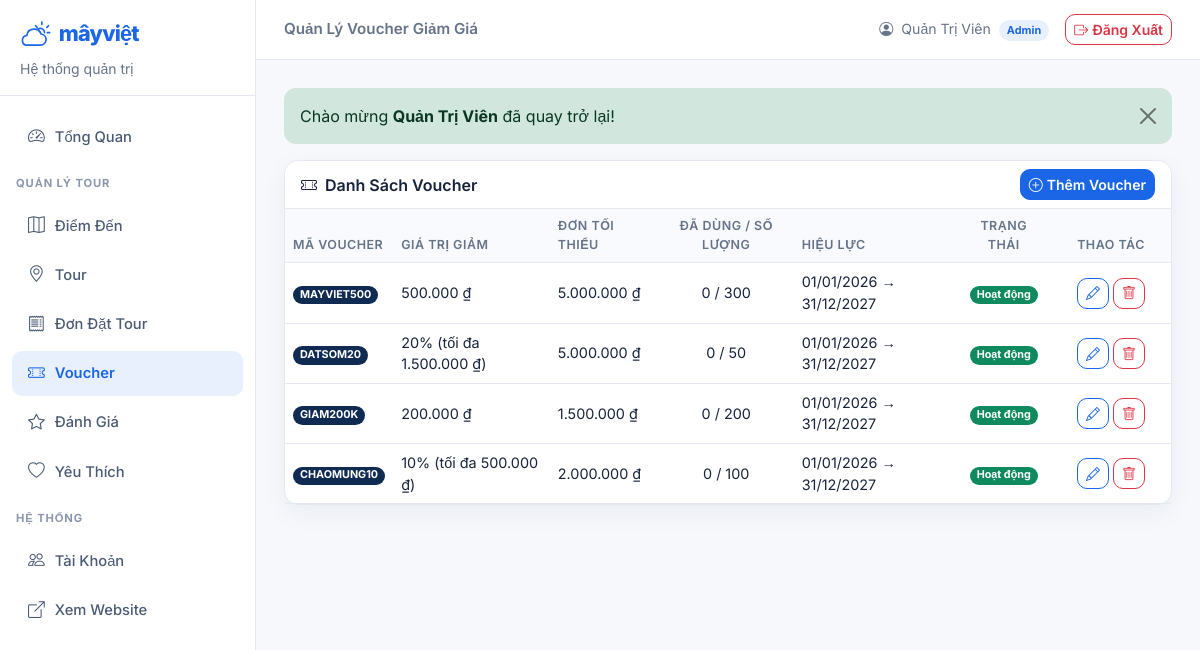
The app's page /?action=admin-voucher (signed in) with its own data.
### tables this page shows
CREATE TABLE voucher (
    id             INT AUTO_INCREMENT PRIMARY KEY,
    ma_voucher     VARCHAR(50)    NOT NULL UNIQUE,
    loai_giam      ENUM('phan_tram','tien_mat') NOT NULL DEFAULT 'phan_tram',
    gia_tri        DECIMAL(12,0)  NOT NULL COMMENT 'Số % hoặc số tiền giảm',
    giam_toi_da    DECIMAL(12,0)  DEFAULT NULL COMMENT 'Áp dụng khi loại giảm = phần trăm',
    don_toi_thieu  DECIMAL(12,0)  NOT NULL DEFAULT 0,
    so_luong       INT            NOT NULL DEFAULT 0,
    da_dung        INT            NOT NULL DEFAULT 0,
    ngay_bat_dau   DATE           DEFAULT NULL,
    ngay_ket_thuc  DATE           DEFAULT NULL,
    trang_thai     TINYINT(1)     NOT NULL DEFAULT 1,
    ngay_tao       DATETIME       DEFAULT CURRENT_TIMESTAMP
);

### controllers/AdminVoucherController.php (called while the page is built, shortened)
<?php
class AdminVoucherController
{
    private $voucherModel;
    public function __construct()
    {
        $this->voucherModel = new VoucherModel();
    }
    public function danhSach()
    {
        $danh_sach_voucher = $this->voucherModel->layTatCa();
        require_once PATH_VIEW_ADMIN;
    }
}

### index.php (called while the page is built, shortened)
<?php
spl_autoload_register(function ($ten_class) {
    $ten_file = "$ten_class.php";
    $duong_dan_model      = PATH_MODEL . $ten_file;
});
require_once './configs/helper.php';
require_once './routes/index.php';

### models/BaseModel.php (called while the page is built, shortened)
<?php
class BaseModel
{
    protected $bang;
    protected $pdo;
    public function __construct()
    {
        $dsn = sprintf(
            'mysql:host=%s;port=%s;dbname=%s;charset=utf8mb4',
            DB_HOST, DB_PORT, DB_NAME
        );
        try {
            $this->pdo = new PDO($dsn, DB_USERNAME, DB_PASSWORD, DB_OPTIONS);
        } catch (PDOException $loi) {
            die("❌ Kết nối cơ sở dữ liệu thất bại: {$loi->getMessage()}");
        }
    }
    public function layTatCa()
    {
        $sql  = "SELECT * FROM {$this->bang} ORDER BY id DESC";
        $stmt = $this->pdo->query($sql);
        return $stmt->fetchAll();
    }
}

### views/admin/voucher/danh_sach.php (the view)
<div class="card">
    <div class="card-header bg-white d-flex justify-content-between align-items-center">
        <span><i class="bi bi-ticket-perforated me-2"></i>Danh Sách Voucher</span>
        <a href="<?= BASE_URL ?>?action=admin-voucher-them" class="btn btn-primary btn-sm">
            <i class="bi bi-plus-circle me-1"></i>Thêm Voucher
        </a>
    </div>
    <div class="table-responsive">
        <table class="table mb-0">
            <thead>
            <tr>
                <th>Mã Voucher</th>
                <th>Giá Trị Giảm</th>
                <th>Đơn Tối Thiểu</th>
                <th class="text-center">Đã Dùng / Số Lượng</th>
                <th>Hiệu Lực</th>
                <th class="text-center">Trạng Thái</th>
                <th class="text-center" style="width:120px">Thao Tác</th>
            </tr>
            </thead>
            <tbody>
            <?php if (empty($danh_sach_voucher)): ?>
                <tr><td colspan="7" class="text-center text-muted py-4">Chưa có voucher nào</td></tr>
            <?php else: foreach ($danh_sach_voucher as $vc): ?>
                <tr>
                    <td><span class="badge bg-dark"><?= htmlspecialchars($vc['ma_voucher']) ?></span></td>
                    <td>
                        <?= $vc['loai_giam'] === 'phan_tram'
                            ? (int)$vc['gia_tri'] . '%' . (!empty($vc['giam_toi_da']) ? ' (tối đa ' . dinh_dang_tien($vc['giam_toi_da']) . ')' : '')
                            : dinh_dang_tien($vc['gia_tri']) ?>
                    </td>
                    <td><?= dinh_dang_tien($vc['don_toi_thieu']) ?></td>
                    <td class="text-center"><?= $vc['da_dung'] ?> / <?= $vc['so_luong'] ?></td>
                    <td class="small">
                        <?= $vc['ngay_bat_dau'] ? dinh_dang_ngay($vc['ngay_bat_dau'], false) : '—' ?>
                        →
                        <?= $vc['ngay_ket_thuc'] ? dinh_dang_ngay($vc['ngay_ket_thuc'], false) : '—' ?>
                    </td>
                    <td class="text-center">
                        <?= $vc['trang_thai'] ? '<span class="badge bg-success">Hoạt động</span>' : '<span class="badge bg-secondary">Tắt</span>' ?>
                    </td>
                    <td class="text-center">
                        <a href="<?= BASE_URL ?>?action=admin-voucher-sua&id=<?= $vc['id'] ?>" class="btn btn-sm btn-outline-primary">
                            <i class="bi bi-pencil"></i>
                        </a>
                        <a href="<?= BASE_URL ?>?action=admin-voucher-xoa&id=<?= $vc['id'] ?>" class="btn btn-sm btn-outline-danger"
                           onclick="return confirm('Xoá voucher này?')">
                            <i class="bi bi-trash"></i>
                        </a>
                    </td>
                </tr>
            <?php endforeach; endif; ?>
            </tbody>
        </table>
    </div>
</div>

### assets/css/mayviet.css (style rules this page uses)
:root { --mv-blue:#1a66e6; --mv-blue-dark:#1452bf; --mv-blue-soft:#e8f0fe; --mv-blue-tint:#f1f6ff; --mv-navy:#0f2b52; --mv-ink:#16233b; --mv-muted:#66748a; --mv-line:#e3e8f1; --mv-bg:#f6f8fc; --mv-green:#0f8a5f; --mv-red:#e5484d; --mv-gold:#f5a623; --mv-radius:14px; --mv-shadow:0 10px 30px rgba(15,43,82,.07); --mv-shadow-lg:0 22px 50px rgba(15,43,82,.14); --mau-chinh:var(--mv-blue); --mau-chinh-dam:var(--mv-blue-dark); --mau-nen:var(--mv-bg); --mau-the:#fff; --mau-vien:var(--mv-line); --mau-nen-toi:#eef2f9; --bs-body-bg:var(--mv-bg); --bs-body-color:var(--mv-ink); --bs-primary:var(--mv-blue); --bs-link-color:var(--mv-blue); --bs-border-color:var(--mv-line); --bs-border-radius:10px; }
html { scroll-behavior:smooth }
body { background:var(--mv-bg);color:var(--mv-ink);font-family:'Inter',system-ui,'Segoe UI',sans-serif;-webkit-font-smoothing:antialiased }
a { color:var(--mv-blue);text-decoration:none }
.btn { border-radius:10px;font-weight:600;transition:transform .25s ease,box-shadow .25s ease,background-color .25s ease,color .25s ease,border-color .25s }
.card { background:#fff;border:1px solid var(--mv-line);border-radius:var(--mv-radius);box-shadow:var(--mv-shadow) }
.card-header { background:transparent!important;border-color:var(--mv-line) }
.table { --bs-table-color:var(--mv-ink);--bs-table-bg:transparent;--bs-table-border-color:var(--mv-line) }
.table thead th { color:var(--mv-muted);font-weight:600;font-size:.78rem;text-transform:uppercase;letter-spacing:.04em;background:#f8fafd }

### views/layout_admin.php (style rules this page uses)
body { background:#f6f8fc; color:#16233b; font-family:'Inter',sans-serif; }
.table th { background:#f8fafd; font-weight:600; font-size:.78rem; color:#66748a; text-transform:uppercase; letter-spacing:.04em; }
.table td { vertical-align:middle; font-size:.9rem; }
.card { border:1px solid #e3e8f1; box-shadow:0 8px 26px rgba(15,43,82,.05); border-radius:14px; }
.card-header { border-radius:14px 14px 0 0 !important; font-weight:600; background:#fff !important; border-color:#e3e8f1; }
.bg-success { background-color:#0f8a5f !important; }
.bg-dark { background-color:#0f2b52 !important; }
.btn-primary { background:#1a66e6; border-color:#1a66e6; }
.btn-outline-primary { --bs-btn-color:#1a66e6; --bs-btn-border-color:#1a66e6; --bs-btn-hover-bg:#1a66e6; --bs-btn-hover-border-color:#1a66e6; }
a { color:#1a66e6; }

### records on screen
voucher: ma_voucher "MAYVIET500", gia_tri "500.000 ₫", don_toi_thieu "5.000.000 ₫", da_dung "0", so_luong "300", ngay_bat_dau "01/01/2026", ngay_ket_thuc "31/12/2027", trang_thai "Hoạt động"
voucher: ma_voucher "DATSOM20", gia_tri "20", giam_toi_da "1.500.000 ₫", don_toi_thieu "5.000.000 ₫", da_dung "0", so_luong "50", ngay_bat_dau "01/01/2026", ngay_ket_thuc "31/12/2027", trang_thai "Hoạt động"
voucher: ma_voucher "GIAM200K", gia_tri "200.000 ₫", don_toi_thieu "1.500.000 ₫", da_dung "0", so_luong "200", ngay_bat_dau "01/01/2026", ngay_ket_thuc "31/12/2027", trang_thai "Hoạt động"
voucher: ma_voucher "CHAOMUNG10", gia_tri "10", giam_toi_da "500.000 ₫", don_toi_thieu "2.000.000 ₫", da_dung "0", so_luong "100", ngay_bat_dau "01/01/2026", ngay_ket_thuc "31/12/2027", trang_thai "Hoạt động"

### other values on screen
$title "Quản Lý Voucher Giảm Giá"
$_SESSION['nguoi_dung']['ho_ten'] "Quản Trị Viên"
$noi_dung "Chào mừng Quản Trị Viên đã quay trở lại!"
